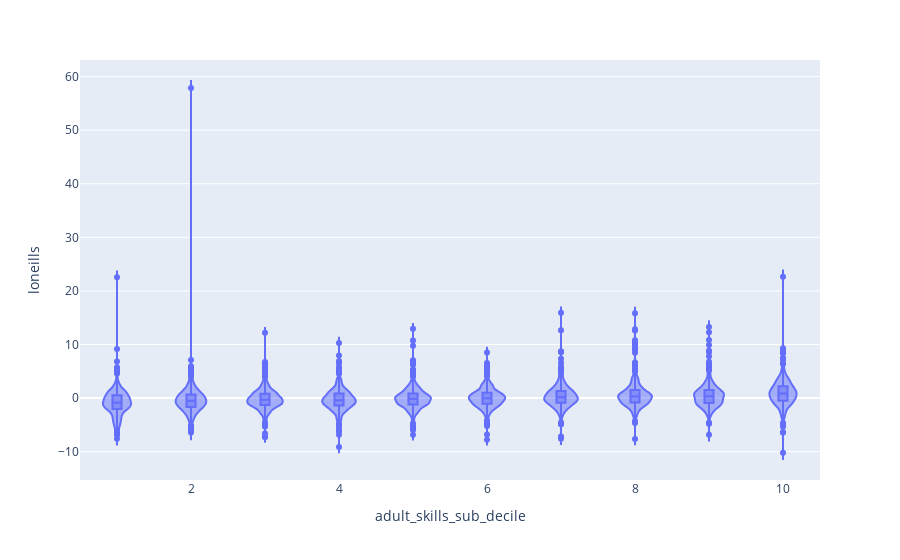

Notebook source saved alongside this figure:
### Code cell
fig = px.violin(loneliness_crime_edu, y="loneills", x='adult_skills_sub_decile', box=True, # draw box plot inside the violin
                 # can be 'outliers', or False
               )
fig.show()

### Figure 1 — Plotly figure (JSON) as saved in the notebook; plotly's stock layout.template omitted (floating-point values rounded to 4 significant figures; data arrays with more than 128 entries replaced by an {"elided": "..."} marker saying what was removed)
{"data": [{"alignmentgroup": "True", "box": {"visible": true}, "hovertemplate": "adult_skills_sub_decile=%{x}<br>loneills=%{y}<extra></extra>", "legendgroup": "", "marker": {"color": "#636efa"}, "name": "", "offsetgroup": "", "orientation": "v", "scalegroup": "True", "showlegend": false, "type": "violin", "x": {"elided": "6270 int values"}, "x0": " ", "xaxis": "x", "y": {"elided": "6270 float values"}, "y0": " ", "yaxis": "y"}], "layout": {"legend": {"tracegroupgap": 0}, "margin": {"t": 60}, "violinmode": "group", "xaxis": {"anchor": "y", "domain": [0, 1], "title": {"text": "adult_skills_sub_decile"}}, "yaxis": {"anchor": "x", "domain": [0, 1], "title": {"text": "loneills"}}}}
